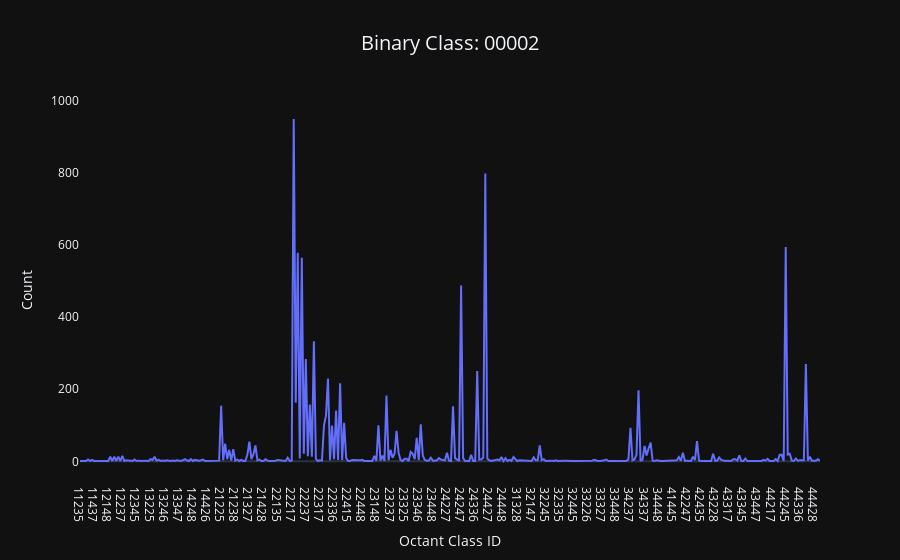

Here is the notebook cell this chart was saved with:
### Code cell
pp.DisulfideVisualization.plot_classes(
    pdb.tclass, class_string="00002", paginated=False
)

### Figure 1 — Plotly figure (JSON) as saved in the notebook; plotly's stock layout.template omitted (floating-point values rounded to 4 significant figures; data arrays with more than 128 entries replaced by an {"elided": "..."} marker saying what was removed)
{"data": [{"hovertemplate": "Octant Class ID=%{x}<br>Count=%{y}<extra></extra>", "legendgroup": "", "line": {"color": "#636efa", "dash": "solid"}, "marker": {"symbol": "circle"}, "mode": "lines", "name": "", "orientation": "v", "showlegend": false, "type": "scatter", "x": {"elided": "368 str values"}, "xaxis": "x", "y": {"elided": "368 int values"}, "yaxis": "y"}], "layout": {"autosize": true, "legend": {"tracegroupgap": 0}, "showlegend": true, "title": {"font": {"size": 20}, "text": "Binary Class: 00002", "x": 0.5}, "xaxis": {"anchor": "y", "domain": [0, 1], "showgrid": false, "title": {"text": "Octant Class ID"}}, "yaxis": {"anchor": "x", "domain": [0, 1], "showgrid": false, "title": {"text": "Count"}, "type": "linear"}}}
